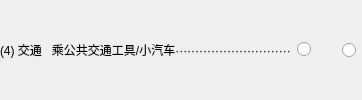
              <widget class="QWidget" name="widget_67" native="true">
               <property name="sizePolicy">
                <sizepolicy hsizetype="Preferred" vsizetype="Fixed">
                 <horstretch>0</horstretch>
                 <verstretch>0</verstretch>
                </sizepolicy>
               </property>
               <layout class="QHBoxLayout" name="horizontalLayout_58">
                <property name="leftMargin">
                 <number>0</number>
                </property>
                <property name="topMargin">
                 <number>0</number>
                </property>
                <property name="rightMargin">
                 <number>6</number>
                </property>
                <property name="bottomMargin">
                 <number>0</number>
                </property>
                <item>
                 <widget class="QLabel" name="label_76">
                  <property name="sizePolicy">
                   <sizepolicy hsizetype="Expanding" vsizetype="Fixed">
                    <horstretch>0</horstretch>
                    <verstretch>0</verstretch>
                   </sizepolicy>
                  </property>
                  <property name="text">
                   <string>(4) 交通   乘公共交通工具/小汽车·····························</string>
                  </property>
                  <property name="alignment">
                   <set>Qt::AlignLeading|Qt::AlignLeft|Qt::AlignVCenter</set>
                  </property>
                 </widget>
                </item>
                <item>
                 <widget class="QRadioButton" name="radioButton_114">
                  <property name="sizePolicy">
                   <sizepolicy hsizetype="Fixed" vsizetype="Fixed">
                    <horstretch>0</horstretch>
                    <verstretch>0</verstretch>
                   </sizepolicy>
                  </property>
                  <property name="layoutDirection">
                   <enum>Qt::RightToLeft</enum>
                  </property>
                  <property name="text">
                   <string/>
                  </property>
                 </widget>
                </item>
                <item>
                 <widget class="QRadioButton" name="radioButton_115">
                  <property name="sizePolicy">
                   <sizepolicy hsizetype="Fixed" vsizetype="Fixed">
                    <horstretch>0</horstretch>
                    <verstretch>0</verstretch>
                   </sizepolicy>
                  </property>
                  <property name="layoutDirection">
                   <enum>Qt::RightToLeft</enum>
                  </property>
                  <property name="text">
                   <string>    </string>
                  </property>
                 </widget>
                </item>
               </layout>
              </widget>
